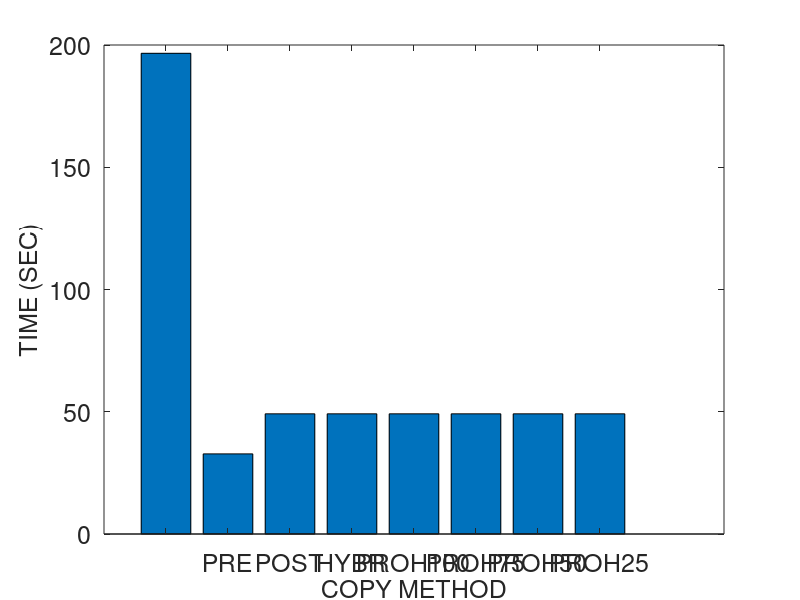
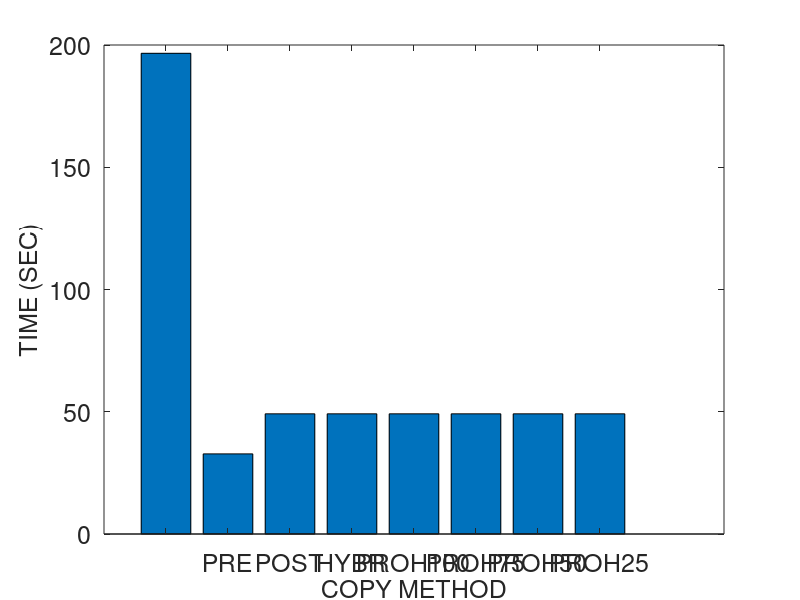
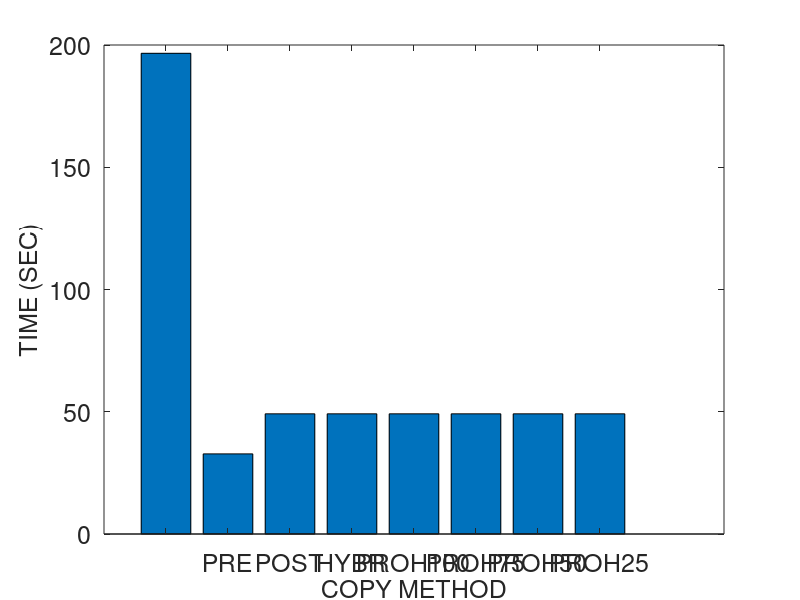
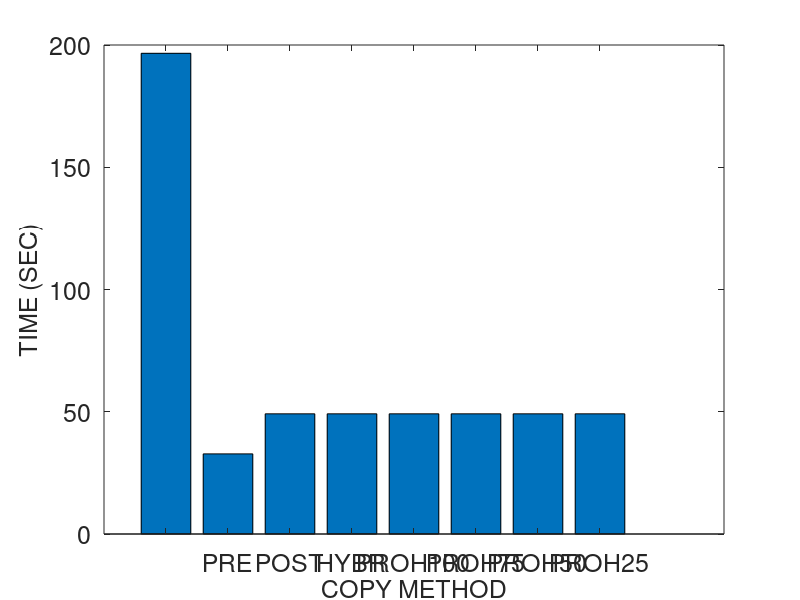

Write MATLAB code to recreate these figures, in order.
% basic hybrid copy migration
% memory size in MB
r = 4096
r *= 1024 % convert to KB

% page dirty rate in percent (%): against to total memory pages
readrate = 50
prefix = strcat ("M4G_R", num2str(readrate))
readrate /= 100

dirtyrate = 50 
prefix = strcat (prefix, "_W", num2str(dirtyrate))
dirtyrate /= 100

% prediction accuracy 0 through 1
acc = 1

pagesize = 4 % in KB
numpages = r / pagesize

% delta compression rate
comp = 0.5 

% amount of CPU and device states in KB 
scinfo = 100

% working set size in number of pages
wss = numpages * 0.25

% 0: zero, 1: read, 2: dirtied, 3: inactive data
mem = zeros(1, numpages);

run = 1

%prefix = strcat (prefix, "_acc", num2str(acc), "_r", num2str(run))

% bandwidth in gbps
b = 1000 
b = b * 1024/8 % convert to KB

fontsize = 18
%fontsize = 20

totaltime = 0;
downtime = 0;
totaldata = 0;

A = zeros(4, 3);

%%%%%%%%%%%%%%%%%%%%%%%%%%%%%%
% precopy migration
%%%%%%%%%%%%%%%%%%%%%%%%%%%%%%
fprintf('\n')
disp('==================== Precopy migration ====================')
% iterations
present = numpages * pagesize
iter = 0
while present > 50 && iter < 29 && totaldata < 4*r
	pretime = present / b
	totaltime += pretime
	totaldata += present
	present = numpages * pagesize * dirtyrate 
	%dirts = wss * dirtyrate
	iter += 1
end

% stop-and-copy phase
% stop conditions: 29 iterations, 50 pages, 4 memory size sent
scsent = scinfo + present * pagesize
downtime = scsent / b
totaltime += downtime
totaldata += scsent

% network fault rate
NFR = 0

A (1, 1) = totaltime;
A (1, 2) = downtime;
A (1, 3) = totaldata;

%%%%%%%%%%%%%%%%%%%%%%%%%%%%%%
% postcopy migration
%%%%%%%%%%%%%%%%%%%%%%%%%%%%%%
fprintf('\n')
disp('===================== Postcopy migration ======================')
totaltime = 0;
downtime = 0;
totaldata = 0;

% stop-and-copy phase
scsent = scinfo
downtime = scsent / b
totaltime += downtime
totaldata += scsent

% prepaging (bubbling) and on-demand paging
postsent = r
posttime = postsent/b
totaltime += posttime
totaldata += postsent
% network fault rate
NFR = 0.2

A (2, 1) = totaltime;
A (2, 2) = downtime;
A (2, 3) = totaldata;

%%%%%%%%%%%%%%%%%%%%%%%%%%%%%%
% hybrid copy migration
%%%%%%%%%%%%%%%%%%%%%%%%%%%%%%
fprintf('\n')
disp('==================== Hybrid copy migration ====================')
totaltime = 0;
downtime = 0;
totaldata = 0;

% precopy phase: single iteration
present = r
pretime = present / b
totaltime += pretime
totaldata += present

% stop-and-copy phase
bitmapsize = 500 % KB
scsent = scinfo + bitmapsize
downtime = scsent / b
totaltime += downtime
totaldata += scsent

% postcopy phase: prepaging (bubbling) and on-demand paging
%dirts = wss * dirtyrate
dirts = numpages * dirtyrate
postsent = dirts * pagesize
posttime = postsent/b
totaltime += posttime
totaldata += postsent
% network fault rate
NFR = 0.2

A (3, 1) = totaltime;
A (3, 2) = downtime;
A (3, 3) = totaldata;

%%%%%%%%%%%%%%%%%%%%%%%%%%%%%%
% proactive hybrid copy migration
%%%%%%%%%%%%%%%%%%%%%%%%%%%%%%
%disp(char(10))
fprintf('\n')
disp('=============== Proactive hybrid copy migration ================')

function f = prohybrid(acc)
	global wss numpages readrate dirtyrate pagesize b scinfo
	global totaltime downtime totaldata

	totaltime = 0;
	downtime = 0;
	totaldata = 0;

% precopy phase
% LRU, PFR

% scan the dirtied pages
% for dirtied pages
% 	mark dirtied (1)
% 	mem(random (1, wss * 0.1))	
%randperm(int64(wss * 0.1));
% for read pages
% 	mark read (2)
% 	mem (random (wss * 0.1, wss * 0.2))

% for pages
% 	predict read/write

% send the pages most likely to be read and least likely to be dirtied
% do not send the pages most likely to be dirtied
% construct queue with the order of p1/p2
%reads = numpages * 0.4 
% total read rate = wss * read_rate = 0.25 * 0.16 = 0.04 (4%)
%read_rate = 0.16
%read_rate = 0.04 % 4% of total memory
% total write rate = wss * write_rate = 0.25 * 0.16 = 0.04 (4%)
%write_rate = 0.16
%write_rate = 0.04 % 4% of total memory
% simple case: readonly pages (RO) - zero dirtied pages 
%RO = 0.3
	pred_pages = numpages * readrate * acc

% LRU
% for LRU queue
% 	mark sent
%	insert the pages into cache and perform delta compression

	present = pred_pages * pagesize
	pretime = present/b
	totaltime += pretime
	totaldata += present

	% stop-and-copy phase
	% send the CPU and device states
	bitmapsize = 500 % KB
	scsent = scinfo + bitmapsize
	downtime = scsent/b
	totaltime += downtime
	totaldata += scsent

	% postcopy phase
	postsent = (numpages - pred_pages) * pagesize

	% exclude the predicted dirtied pages 
	pred_dirts = numpages * dirtyrate * acc
	postsent = (numpages - pred_pages - pred_dirts) * pagesize
	posttime = postsent/b
	totaltime += posttime
	totaldata += postsent
end

% network fault rate
NFR = 0.2

A (4, 1) = totaltime;
A (4, 2) = downtime;
A (4, 3) = totaldata;

acc = 0.75
prohybrid(acc);
A (5, 1) = totaltime;
A (5, 2) = downtime;
A (5, 3) = totaldata;

acc = 0.5
prohybrid(acc);
A (6, 1) = totaltime;
A (6, 2) = downtime;
A (6, 3) = totaldata;

acc = 0.25
prohybrid(acc);
A (7, 1) = totaltime;
A (7, 2) = downtime;
A (7, 3) = totaldata;

acc = 0
prohybrid(acc);
A (8, 1) = totaltime;
A (8, 2) = downtime;
A (8, 3) = totaldata;

%%%%%%%%%%%%%%%%%%%%%%%%%%%%%%%%%%%%%%%%%%%%%%%%%%%%%%%
%                     plotting
% precopy
% postcopy
% hybrid
% pro-hybrid
%%%%%%%%%%%%%%%%%%%%%%%%%%%%%%%%%%%%%%%%%%%%%%%%%%%%%%%

%prefix = "M4G_R14W14_acc100_r1"
%prefix = strcat ("M4G_R", readrate, "W", dirtyrate, "acc", acc, "r", run)
%prefix = strcat (prefix, "W")
%prefix = strcat (prefix, dirtyrate)

dlmwrite (prefix, A, ' ')

%%%%%%%%%%%%%%%%%%%% total time %%%%%%%%%%%%%%%%%%%%%%
figure;
output = strcat(prefix, ".tt");
%output = prefix
x = ['PRECOPY', 'POSTCOPY', 'HYBRID', 'PRO-HYBRID'];
x = {'', 'PRE', 'POST', 'HYBR', 'PROH100', 'PROH75', 'PROH50', 'PROH25', 'PROH0'};
%x = 1:1:length(A);
%plot(x, A(:,2)/1000000, x, A(:,3)/1000000, '-.*');
%plot(A(:,2));

%xtics = 1:4:16
%bar(xtics, A(:,1))
bar(A(:,1))
set(gca, 'XTickLabel', x, 'FontSize', fontsize)
xlabel('COPY METHOD', 'FontSize', fontsize);
ylabel('TIME (SEC)', 'FontSize', fontsize);
%legend('PRECOPY', 'POSTCOPY', 'HYBRID', 'PRO-HYBRID');
%bar(x, A(:,1))

saveas (1, strcat(output, ".png"));
saveas (1, strcat(output, ".eps"));
saveas (1, strcat(output, ".emf"));

%%%%%%%%%%%%%%%%%%%% downtime %%%%%%%%%%%%%%%%%%%%%%
figure;
output = strcat(prefix, ".dt");

bar(A(:,2))
set(gca, 'XTickLabel', x, 'FontSize', fontsize)
xlabel('COPY METHOD', 'FontSize', fontsize);
ylabel('TIME (SEC)', 'FontSize', fontsize);

saveas (1, strcat(output, ".png"));
saveas (1, strcat(output, ".eps"));
saveas (1, strcat(output, ".emf"));

%%%%%%%%%%%%%%%%%%%% total data %%%%%%%%%%%%%%%%%%%%%%
figure;
output = strcat(prefix, ".td");

bar(A(:,3))
set(gca, 'XTickLabel', x, 'FontSize', fontsize)
xlabel('COPY METHOD', 'FontSize', fontsize);
ylabel('SIZE (KB)', 'FontSize', fontsize);

saveas (1, strcat(output, ".png"));
saveas (1, strcat(output, ".eps"));
saveas (1, strcat(output, ".emf"));
